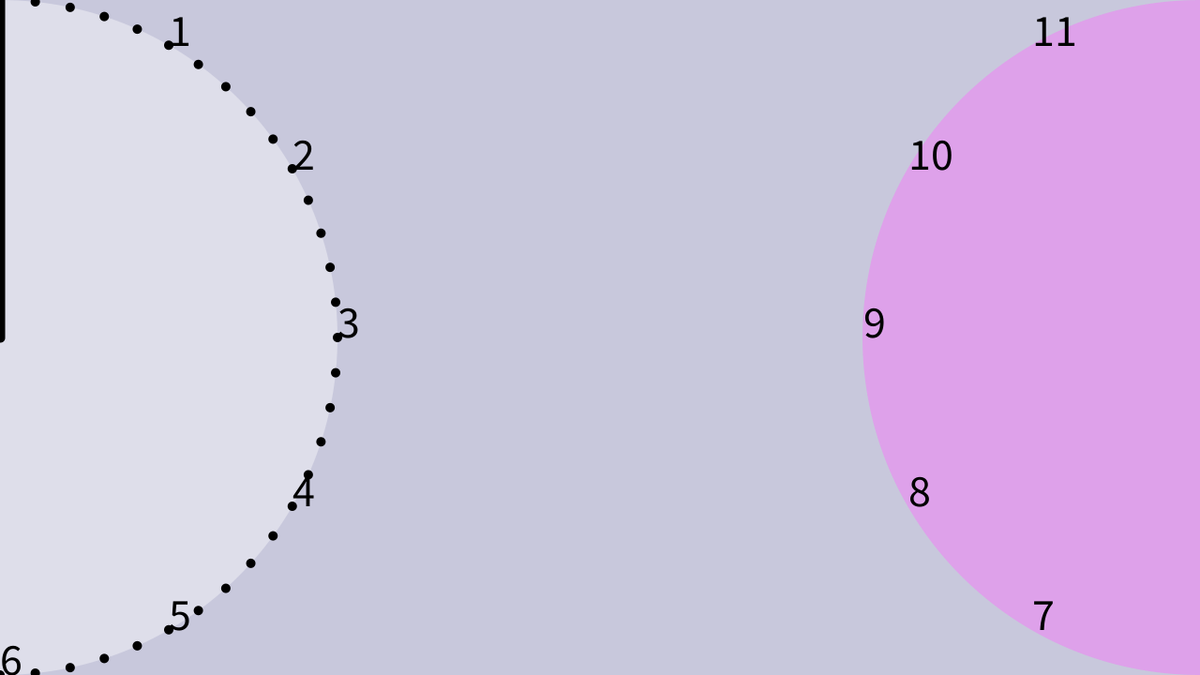
Frame 1 (no input)
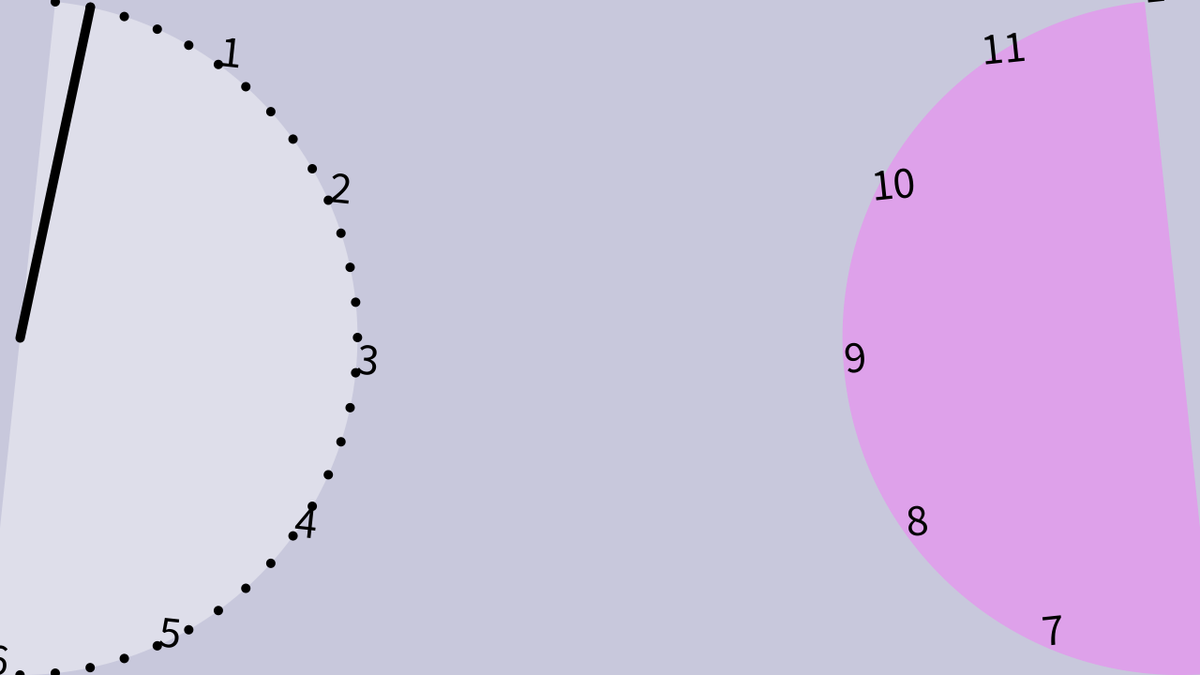
Frame 60 (the mouse pressed at the canvas centre just before this capture)
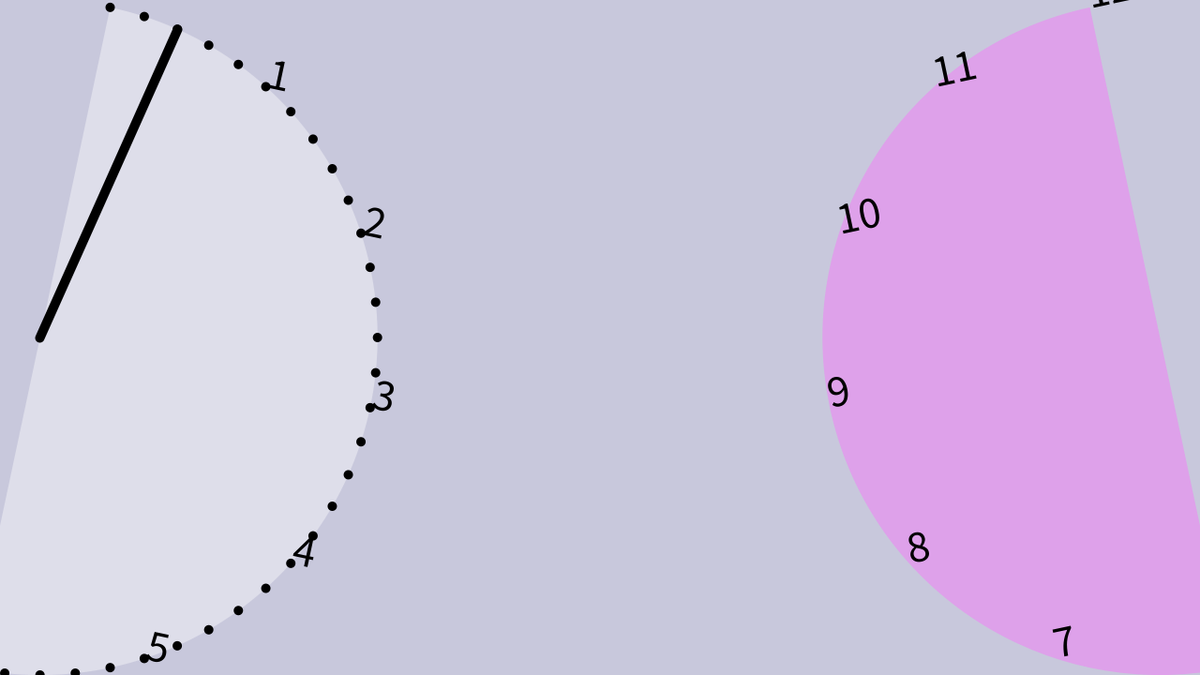
Frame 120 (the mouse held since frame 60 and released just before this capture)

The Processing sketch that drew these frames (run headless with seeded random() and noise(); from frame 60 on, the mouse is pressed at the canvas centre):

// Processing sketch: ClockSketch3
// ── ClockSketch3.pde
float x1, x2, y1, y2, xs, ys;
float angleSeconds;
float angleSeconds2;
float radius;


boolean under30s = true;
boolean under60s = true;

int s = 0;
int lastTime = 0; 
int numberSize = 48;
int segments = 20;



void setup() {
  size(1280, 720);
  stroke(0);
  fill(255, 255, 255, 100);
  textSize(48);
  
  angleSeconds = PI/30.0;
  angleSeconds2 = PI/15.0;
  x1 = 0;
  x2 = width;
  xs = x1;
  y1 = y2 = height/2;
  ys = height/2;

  
  radius = height/2;
}

void draw() {
  
  background(200, 200, 220);
 
 
  
  
 //Erste Hälfte
  push();
  
  
  translate(x1, y1);
  fill(255, 255, 255, 100);
  if(under30s){
    rotate(angleSeconds * s);
  }else if(!under30s && under60s){
    rotate(-angleSeconds * s);
  }
  noStroke();
  arc(0, 0, height, height, -HALF_PI, HALF_PI);
  
  for(int i = 0; i <= 30; i++){
    float angle = PI / 30 * i - HALF_PI;
    float xt = cos(angle) * radius;
    float yt = sin(angle) * radius;
    int size = 5;
    if(i % 2 == 0);{
    size = 10;
    }
    fill(0);
    ellipse(xt, yt, size, size);
  }
  
  for(int i = 1; i <= 6; i++){
    float angle = PI / 6 * i - HALF_PI;
    float xt = cos(angle) * radius;
    float yt = sin(angle) * radius;
    
    fill(0);
    text(str(i), xt, yt);
  }
  pop();
  
  
  //Zweite Hälfte
  push();
  fill(255, 100, 255, 100);
  translate(x2, y2);
  noStroke();
  rotate(-angleSeconds * s);
  arc(0, 0, height, height, HALF_PI, 3*HALF_PI);
   for(int i = 1; i <= 6; i++){
    float angle = PI / 6 * i + HALF_PI;
    float xt = cos(angle) * radius;
    float yt = sin(angle) * radius;
    
    fill(0);
    text(str(i+6), xt, yt);
  }
  pop();
  
  //Sekunden-Zeiger
  push();

  translate(x1, y1);
  strokeWeight(10);
  rotate(angleSeconds2 *s);
  line(0, 0, 0, -radius);
  pop();
 
 //Sekunden Berechnung
 int currentTime = millis();
  if (currentTime - lastTime >= 1000) { // 1000 ms = 1 Sekunde
     if(s == 30){
      under30s = false;
      }
      if(s == 60){
        s = 0;
      }
      
      if(under30s){
      x1 += (width/2.0)/30.0;
      x2 -= (width/2.0)/30.0;
      xs = x1;
    }
    if(!under30s && under60s){
     //angleSeconds2 = PI/30.0;
    }
    
    lastTime = currentTime;
    s++;
  }
}
